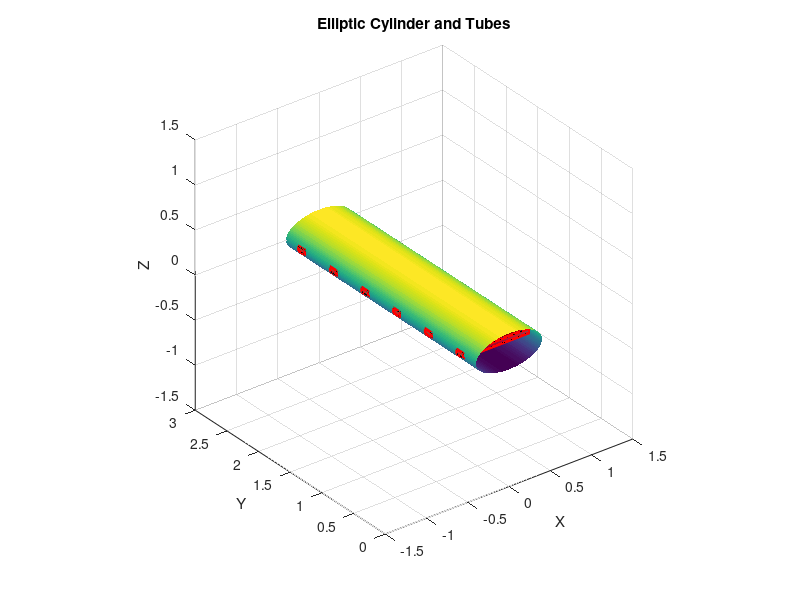

The MATLAB source for this figure: (Note: this script raises an error after producing the figure.)
% Parameters for Case 1 (in meters)
L = 3000/1000; % Length of the elliptic cylinder in mm
a = 400/1000; % Semi-major axis of the ellipse in mm
b = 200/1000; % Semi-minor axis of the ellipse in mm
w = 100/1000; % Width of the tube in mm
d = 50/1000; % Depth of the tube in mm

% Plot the elliptic cylinder (shell)
theta = linspace(0, 2*pi, 100);
z = linspace(0, L, 100);
[Theta, Z] = meshgrid(theta, z);
X_shell = a * cos(Theta);
Z_shell = b * sin(Theta);
Y_shell = Z;

figure;
surf(X_shell, Y_shell, Z_shell, 'EdgeColor', 'none');
hold on;

% Plot the six tubes inside the shell
% Define the vertices of the rectangular prism
tube_x = [-a, a, a, -a, -a, a, a, -a];
tube_y = [-w/2, -w/2, w/2, w/2, -w/2, -w/2, w/2, w/2];
tube_z = [-d/2, -d/2, -d/2, -d/2, d/2, d/2, d/2, d/2];

% Define the faces of the rectangular prism
faces = [
    1 2 6 5; % Bottom face
    2 3 7 6; % Side face
    3 4 8 7; % Top face
    4 1 5 8; % Side face
    1 2 3 4; % Front face
    5 6 7 8; % Back face
];
for i = 0:5
    shift_y = i * (L / 6) + L/12 ;
    
    % Shift the vertices
    x = tube_x;
    y = tube_y + shift_y;
    z = tube_z;
    
    % Plot the faces
    for j = 1:size(faces, 1)
        fill3(x(faces(j, :)), y(faces(j, :)), z(faces(j, :)), 'r', 'FaceAlpha', 0.5);
    end
    
    % Plot the edges
    for j = 1:size(faces, 1)
        for k = 1:size(faces, 2)
            next_k = mod(k, size(faces, 2)) + 1;
            plot3([x(faces(j, k)) x(faces(j, next_k))], [y(faces(j, k)) y(faces(j, next_k))], [z(faces(j, k)) z(faces(j, next_k))], 'r', 'LineWidth', 2);
        end
    end
end
title('Elliptic Cylinder and Tubes');
xlabel('X');
ylabel('Y');
zlabel('Z');
axis equal;
grid on;
hold off;

% Define the density functions
shell_density = @(x, y, z) ones(size(x));
tube_density = @(x, y, z) ones(size(x));

% Shell Volume
z_min = @(x,y) -sqrt(1 - x.^2/a^2) * b;
z_max = @(x,y) sqrt(1 - x.^2/a^2) * b;
shell_volume = integral3(shell_density, -a, a, 0, L, z_min, z_max);

% Tube Volume
tube_volume = integral3(tube_density, 0, w, 0, d, -a, a);

% Cap Volume
x_min = @(y,z) sqrt(1-z.^2/b^2) * a;
capFun = @(y,z,x) ones(size(y));
cap_volume = integral3(capFun, 0, w, -d/2, d/2, x_min, a);

% Total volume of oil required
total_volume = shell_volume - 6 * total_tube_volumes + 12 * cap_volume;

% Display results
fprintf('Volume of the shell: %.5f m^3\n', shell_volume);
fprintf('Volume of one tube: %.5f m^3\n', tube_volume);
fprintf('Volume of one cap: %.5f m^3\n', cap_volume);
fprintf('Total volume of oil required: %.5f m^3\n', total_volume);



